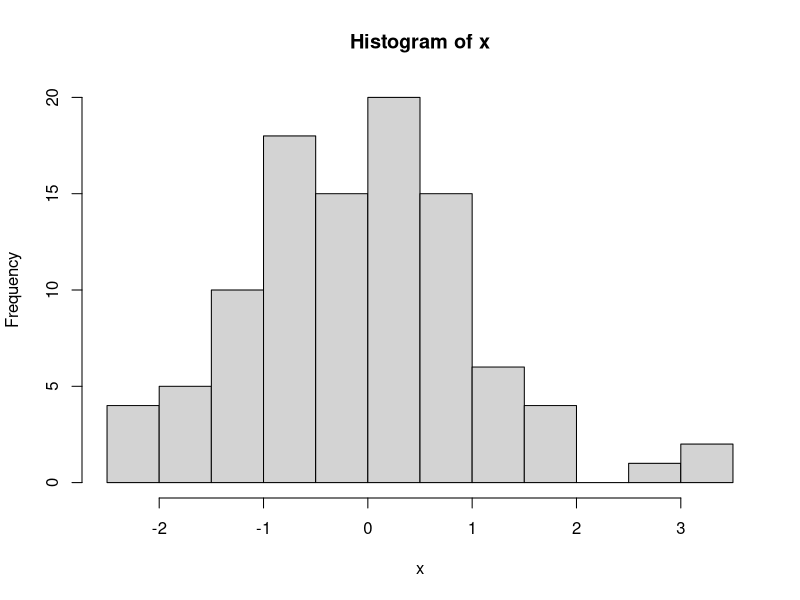

R code for this plot:
## ---- chunk 1
x = 0
if (x>=0) {
  print('x is positive')
}
## ---- chunk 2
x = -5
if(x >= 0) {
  print('x is positive')
} else {
  print("x is negative")
}
## ---- chunk 3
x = 0
if (x > 0) {
  print('x is positive')
} else if (x < 0) {
  print('x is negative')
} else if (x == 0){
  print('x is zero')
}

## ---- chunk 4
x = c(-3, 0, 3)
ifelse(x >= 0, 'x is positive', 'x is negative')
## ---- chunk 5
x = 3
switch(x, 'red', 'green', 'blue')
## ---- chunk 6
x = 1
for (i in 1:3) {
  x = x + 1
}
x
## ---- chunk 7
for (i in 1:4) {
  x = x + 2
}
x
## ---- chunk 8
while (x > 0) {
  x = x - 5
}
x
## ---- chunk 9
x = 1:5
for (y in x) {
  if (y == 3) {
    break
  }
  print(y)
}
## ---- chunk 10
x = 1:5
for (y in x) {
  if (y == 3) {
    next
  }
  print(y)
}
## ---- chunk 11
myfunction = function (x,y) {
  a = x + y
  return(a)
}

myfunction(4,5)
## ---- chunk 12
square.it = function (x) {
  b = x * x
  return(b)
}
square.it(8)
## ---- chunk 13
my.fun<-function(X.matrix, y.vec, z.scalar){
 #use previous function
 sq.scalar<-square.it(z.scalar)
 mult<-X.matrix%*%y.vec
 Final<-mult*sq.scalar
 return(Final)
 }
 my.mat<-cbind(c(1,2,3),c(3,4,5))
 my.vec<-c(5,6)
 my.fun(X.matrix=my.mat, y.vec=my.vec, z.scalar=9)
## ---- chunk 14
mycoef = function (x) {
  z = sd(x) / mean(x) * 100
  hist(x)
  return(z)
}
j = rnorm(100)
mycoef(j)
## ---- chunk 15
distance = function (x1, y1, x2, y2) {
  d = sqrt(((x1-x2) * (x1-x2)) + ((y1-y2) * (y1-y2)))
  return(d)
}
distance(3,4,5,6)
## ---- chunk 16
# Function to calculate the maximum distance
max_distance <- function(points, point_index) {
  n <- nrow(points)
  distances <- numeric(n - 1)
  
  # Get the coordinates of the reference point
  ref_point <- points[point_index, ]
  
  # Loop through each point to calculate distance
  count <- 1
  for (i in 1:n) {
    if (i != point_index) {
      x_diff <- points[i, 1] - ref_point[1]
      y_diff <- points[i, 2] - ref_point[2]
      distances[count] <- sqrt(x_diff^2 + y_diff^2)
      count <- count + 1
    }
  }
  
  # Return the maximum distance
  return(max(distances))
}

# Example usage
points <- matrix(c(1, 2,
                   3, 4,
                   5, 6,
                   7, 8), byrow = TRUE, ncol = 2)

point_index <- 2  # Example, getting the max distance for the second point

max_dist <- max_distance(points, point_index)

print(paste("Maximum Distance:", max_dist))

## ---- chunk 17
x = c(1,2,3,4,-9,0)
sign(x)
## ---- chunk 18
# Function to compute the Mann-Kendall test statistic
mann_kendall_statistic <- function(X) {
  n <- length(X)  # Size of the dataset
  S <- 0          # Initialize the test statistic
  
  # Loop through all pairs of observations
  for (i in 1:(n - 1)) {
    for (j in (i + 1):n) {
      if (X[j] > X[i]) {
        S <- S + 1  # Count the number of increasing pairs
      } else if (X[j] < X[i]) {
        S <- S - 1  # Count the number of decreasing pairs
      }
    }
  }
  
  return(S)  # Return the test statistic
}

# Example usage
data <- c(3, 1, 4, 1, 5, 9, 2, 6)
S <- mann_kendall_statistic(data)
print(S)

## ---- chunk 19
# Function to compute the Mann-Kendall test statistic and standardized statistic, ZMK
mann_kendall_test <- function(X) {
  n <- length(X)
  S <- 0

  # Loop to calculate the test statistic
  for (i in 1:(n - 1)) {
    for (j in (i + 1):n) {
      S <- S + sign(X[j] - X[i])
    }
  }
  
  # Adjusting the variance of S
  var_S <- (n * (n - 1) * (2 * n + 5)) / 18
  
  # Computing the standardized test statistic, ZMK
  if (S > 0) {
    ZMK <- (S - 1) / sqrt(var_S)
  } else if (S < 0) {
    ZMK <- (S + 1) / sqrt(var_S)
  } else {
    ZMK <- 0
  }
  
  return(list(SMK = S, ZMK = ZMK))
}

# Example usage
data_set_X <- c(3, 2, 5, 4, 6, 7, 2, 8, 9, 1)

result <- mann_kendall_test(data_set_X)

print(paste("Mann-Kendall Test Statistic (SMK):", result$SMK))
print(paste("Standardized Test Statistic (ZMK):", result$ZMK))

